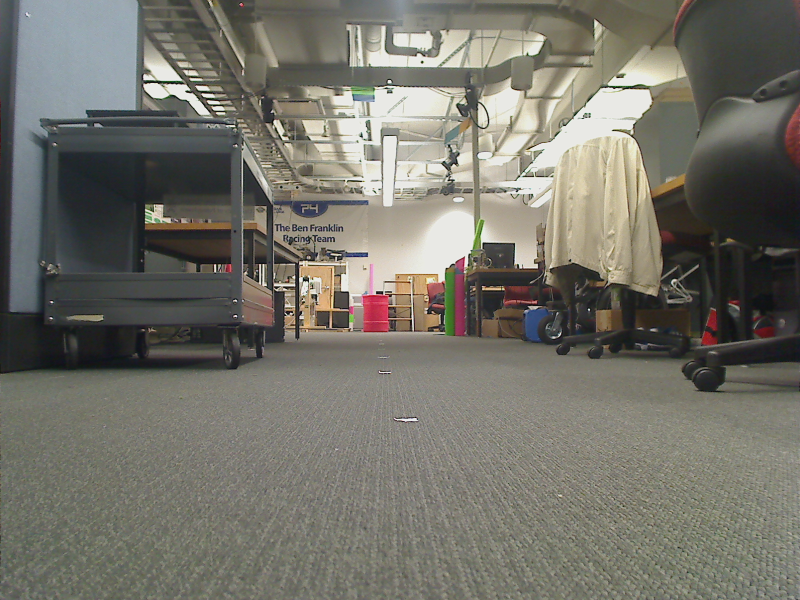
%> input picture data/calibration_set/Image-10m.png, 1600 x 1200 px (shown at 1/2 size)
$ octave --eval "result = myAlgorithm(imread('../data/calibration_set/Image-10m.png'));"   (GNU Octave 9; MATLAB toolbox functions it lacks are replaced by stand-ins)
%> lines starting %> are read from the running program, lines starting %| are printed output that depends on the picture; in (x1, y1, x2, y2) boxes, pixels count from 0 and x2, y2 are one past the last pixel; in counts of white or black regions, pixels touching at a corner belong together; the program's own positions count from 1
function [x y d]=myAlgorithm(im)
szy=size(im,1);
%> szy = 1200
szx=size(im,2);
%> szx = 1600
% Trained Parameters
meanfx=5.5114; %mean focal length in X
meanfy=8.4864; %mean focal length in Y
%Resizing image for faster processing
I=imresize(im,[300 400]);
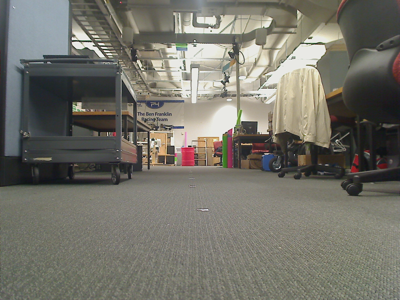
%> I: size 300x400x3 uint8; mean R, G, B 116.4, 114.7, 105.8
%Contrast Adjustment using HSV space
Ihsv=rgb2hsv(I);
%> Ihsv: size 300x400x3 double; mean H, S, V 0.242, 0.132, 0.467
mtmp=mean(mean(Ihsv(:,:,3)));
%> mtmp = 0.467
Ihsv(:,:,3)=imadjust(Ihsv(:,:,3),[0 mtmp],[mtmp 1]);
%> Ihsv: size 300x400x3 double; mean H, S, V 0.242, 0.132, 0.919
Irgb=hsv2rgb(Ihsv);
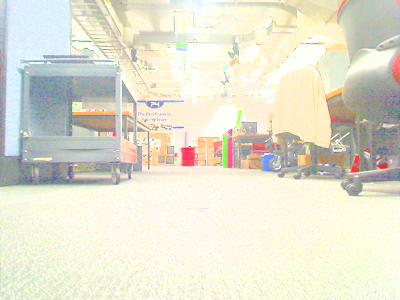
%> Irgb: size 300x400x3 double; mean R, G, B 0.894, 0.885, 0.818
%Applying adaptive histogram equalization on the R channel
Irgb(:,:,1)=adapthisteq(Irgb(:,:,1));
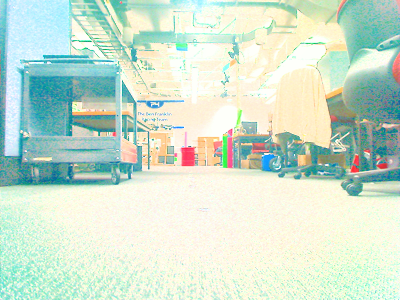
%> Irgb: size 300x400x3 double; mean R, G, B 0.808, 0.885, 0.818
imsz=numel(I(:,:,1));
%> imsz = 120000
Ir=reshape(Irgb(:,:,1),1,imsz);
Ig=reshape(Irgb(:,:,2),1,imsz);
Ib=reshape(Irgb(:,:,3),1,imsz);
Ivec=[Ir;Ig;Ib];
d=size(Ivec,1); %dimension d
%> d = 3
% Use K-Means on processed image
K=5; % #clusters
% Initialize the mean vectors
meanvec=rand(d,K);
% RGB space initialization values between 0-1
% 3 cluster means alone are initialized through training using roipoly
% Rest of the the cluster means are randomnly initialized
meanvec(:,1)=[1; 0.0337; 0.1880]; %Barrel Color
meanvec(:,2)=[0.6;0.0;0.2]; %Brown Close to barrel color
meanvec(:,3)=[1; 0.357; 0.4]; %Chair Red Color
% Assign Clusters
distmat=zeros(1,size(Ivec,2));
thresh=0.01;
idx=zeros(1,size(Ivec,2));
% In K-means the cluster means for the 3 cluster mentioned above are
% limited within range
for j=1:100
    for i=1:K
        tmp=bsxfun(@minus,Ivec,meanvec(:,i));
        distmat(i,:)=sum(tmp.*tmp,1);
    end
    pidx=idx;
    [val idx]=min(distmat,[],1);
    % Compute new mean vectors
    for i=1:K
        tmp=Ivec(:,idx==i);
        meanvec(:,i)=mean(tmp,2);
    end
    if (meanvec(1,1)<0.9 || meanvec(2,1)>0.2)
        meanvec(:,1)=[0.9054; 0.0337; 0.1880];
    end
    if (meanvec(1,2)>0.7 || meanvec(2,2)>0.3)
        meanvec(:,2)=[0.6; 0.0337; 0.1880];
    end
    if (meanvec(1,3)<0.9 || meanvec(2,3)<0.3 || meanvec(2,3)>0.5 || meanvec(3,3)<0.3 || meanvec(3,3)>0.5)
        meanvec(:,3)=[1; 0.337; 0.4];
    end
    if (sum(find(idx-pidx))<500)
        %fprintf('Kmeans convergence achieved %d\n',j);
        break;
    end
end
%> after the loop, meanvec = [0.905 NaN 1 0.931 0.432; 0.0337 NaN 0.337 0.96 0.686; 0.188 NaN 0.4 0.879 0.664]
% Color segment based on mean vector
for i=1:K
    tmp=bsxfun(@minus,Ivec,meanvec(:,i));
    distmat(i,:)=sum(tmp.*tmp,1);
end
tmp=distmat(1,:);
if (mtmp>0.5)
    tmp(tmp>thresh)=1000;
else
    tmp(tmp>0.05)=1000;
end
[val idx]=min(distmat,[],1);
matidx=reshape(idx,size(I,1),size(I,2));
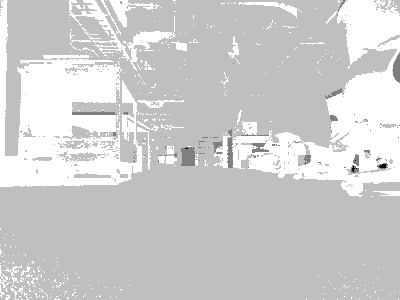
%> matidx: size 300x400 double; min 1, max 5, mean 4.24; drawn with min black and max white
matidx3=matidx;
matidx3(matidx3~=3)=0; % Cluster #3 corresponds to bright red
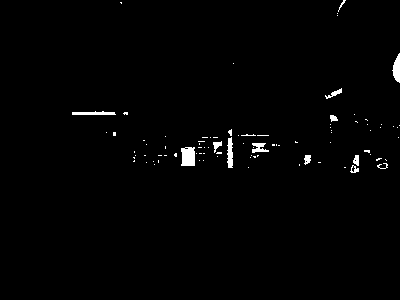
%> matidx3: size 300x400 double; values 0 (black) and 3 (white), 1.1% white; 89 white regions (76 under 20 px), largest, box (x1, y1, x2, y2) and area: (181, 147, 195, 166) 244, (392, 53, 400, 83) 155, (227, 137, 233, 168) 145
matidx3(matidx3==3)=1;
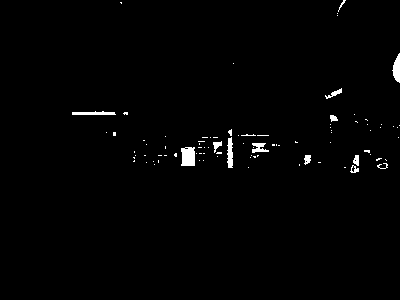
%> matidx3: size 300x400 double; values 0 (black) and 1 (white), 1.1% white; 89 white regions (76 under 20 px), largest, box (x1, y1, x2, y2) and area: (181, 147, 195, 166) 244, (392, 53, 400, 83) 155, (227, 137, 233, 168) 145
matidx(matidx~=1)=0; % Cluster #1 corresponds to normal red
%> matidx: size 300x400 double; values 0 (black) and 1 (white), 0.03% white; 5 white regions (4 under 20 px), largest, box (x1, y1, x2, y2) and area: (379, 164, 386, 168) 23
%imshow(Irgb);
%figure,imshow(matidx);
% Post processing of the obtained black-white image to remove noise
% remove all object containing fewer than 30 pixels
% NORMAL RED MASK
bw = bwareaopen(matidx,10);
% fill a gap in the pen's cap
se = strel('disk',5);
se2 = strel('disk',2);
bw = imclose(bw,se);
bw = imopen(bw,se2);
%> bw: size 300x400 logical; every value is 0
% fill any holes, so that regionprops can be used to estimate
% the area enclosed by each of the boundaries
bw = bwareaopen(bw,100);
bw = imfill(bw,'holes');
%figure,imshow(bw)

% BRIGHT RED MASK
% remove all object containing fewer than 30 pixels
bw3 = bwareaopen(matidx3,10);
% fill a gap in the pen's cap
se = strel('disk',5);
se2 = strel('disk',5);
bw3 = imclose(bw3,se);
%> bw3: size 300x400 logical; 1.4% white; 14 white regions (3 under 20 px), largest, box (x1, y1, x2, y2) and area: (213, 129, 233, 168) 363, (174, 147, 195, 166) 287, (241, 134, 269, 153) 259
bw3 = imopen(bw3,se2);
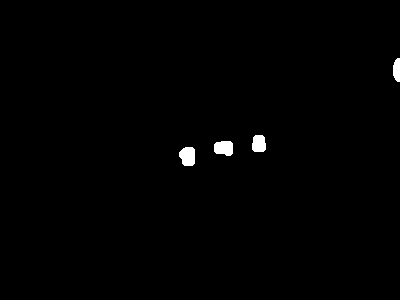
%> bw3: size 300x400 logical; 0.71% white; 4 white regions
% fill any holes, so that regionprops can be used to estimate
% the area enclosed by each of the boundaries
bw3 = bwareaopen(bw3,100);
%bw3 = imfill(bw3,'holes');
%figure,imshow(bw3)
% Estimating Centroid and Depth
[B,L] = bwboundaries(bw,'noholes');
%> L: size 300x400 double; every value is 0
%> B = {}
stats=regionprops(L,'Centroid','Area','BoundingBox','Perimeter','Orientation');
%> stats = 0 regions
prevarea=-1;
prevratio=0;
area=-2;

for k = 1:length(B)
  area = stats(k).Area;
  % compute the roundness metric
  centro=stats(k).Centroid;
  %perimeter=stats(k).Perimeter;
  %metric = 4*pi*area/perimeter^2;
  rect1 = stats(k).BoundingBox;
  ratiowh=max(rect1(3),rect1(4))/min(rect1(3),rect1(4));
  arearect=rect1(3)*rect1(4);
  arearatio=area/arearect;
  %[ratio1 ratiowh area]
  if (arearatio>0.5 && ratiowh>1 && ratiowh<1.9)
      if (arearatio>prevratio)
          prevratio=arearatio;
          prevarea=area;
          rectfin=rect1;
          centrofin=centro;
      elseif (arearatio==prevratio && area>prevarea)
          prevarea=area;
          rectfin=rect1;
          centrofin=centro;
          %orientfin=stats(k).Orientation;
      end
  end
end
%> this loop made 0 passes
%> after the loop, prevarea = -1; prevratio = 0
if (prevarea>0)
    % [5 lines of commented-out code are left out]
    finalcx=centrofin(1);
    finalcy=centrofin(2);
    finalrect=rectfin;
else
    prevarea=-1;
    prevratio=0;
    area=-2;
    [B3,L3] = bwboundaries(bw3,'noholes');
%> L3: size 300x400 double; 5 distinct labels, from 0 to 4
%> B3 = 4 boundaries; box (x1, y1, x2, y2) and points: (214, 141, 233, 156) 54, (179, 147, 195, 166) 53, (393, 58, 400, 82) 51, (252, 135, 266, 152) 49
    stats3=regionprops(L3,'Centroid','Area','BoundingBox','Perimeter');
%> stats3 = 4 regions; box (x1, y1, x2, y2), Area, Centroid and Perimeter: (179, 147, 195, 166) 255 [188.4 156.9] 55.83, (214, 141, 233, 156) 243 [224.5 148.6] 55.53, (252, 135, 266, 152) 210 [259.5 144.3] 50.21, (393, 58, 400, 82) 141 [397.4 70.5] 51.13
    figure,imshow(I)
    for k = 1:length(B3)
      area = stats3(k).Area;
      % compute the roundness metric
      centro=stats3(k).Centroid;
      %perimeter=stats3(k).Perimeter;
      %metric = 4*pi*area/perimeter^2;
      rect1 = stats3(k).BoundingBox;
      arearect=rect1(3)*rect1(4);
      ratiowh=max(rect1(3),rect1(4))/min(rect1(3),rect1(4));
      arearatio=area/arearect;
      %[ratio1 ratiowh area centro]
      if (arearatio>0.5 && ratiowh>1 && ratiowh<1.9)
          if (arearatio>prevratio)
              prevratio=arearatio;
              prevarea=area;
              rectfin=rect1;
              centrofin=centro;
          elseif (arearatio==prevratio && area>prevarea)
              ratiofin=ratiowh;
              prevarea=area;
              rectfin=rect1;
              centrofin=centro;
          end
      end
    end
%> this loop made 4 passes
%> (area, arearect, ratiowh, arearatio, prevratio, prevarea, rectfin, centrofin) on passes 1 to 3: (255, 304, 1.19, 0.839, 0.839, 255, [179.5 147.5 16 19], [188.4 156.9]), (243, 285, 1.27, 0.853, 0.853, 243, [214.5 141.5 19 15], [224.5 148.6]), (210, 238, 1.21, 0.882, 0.882, 210, [252.5 135.5 14 17], [259.5 144.3])
%> (area, centro, rect1, arearect, ratiowh, arearatio) on pass 4: (141, [397.4 70.54], [393.5 58.5 7 24], 168, 3.43, 0.839)
    if (prevarea>0)
        % [5 lines of commented-out code are left out]
        finalcx=centrofin(1);
%> finalcx = 259.5
        finalcy=centrofin(2);
%> finalcy = 144.3
        finalrect=rectfin;
%> finalrect = [252.5 135.5 14 17]
    end
end
d1=16*meanfx/finalrect(3);
%> d1 = 6.3
d2=22*meanfy/finalrect(4);
%> d2 = 10.98
d=(d1+d2)/2;
%> d = 8.64
x=finalcx*(szx/400);
%> x = 1038
y=finalcy*(szy/300);
%> y = 577.4
x=round(x);
y=round(y);
%> y = 577
%> `result = myAlgorithm(imread('../data/calibration_set/Image-10m.png'));`: result = 1038
if (x<0)
    x=1;
elseif (x>szx)
    x=szx;
end
if (y<0)
    y=1;
elseif (y>szy)
    y=szy;
end
end

$ run again, on data/calibration_set/Image-3m.png
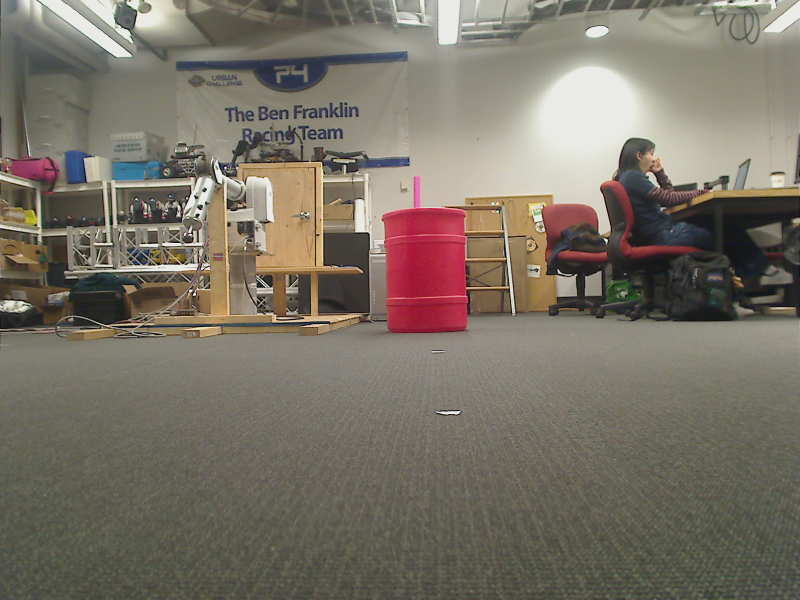
%> input picture data/calibration_set/Image-3m.png, 1600 x 1200 px (shown at 1/2 size)
%> mtmp = 0.481
%> in myAlgorithm, `Irgb(:,:,1)=adapthisteq(Irgb(:,:,1));`:
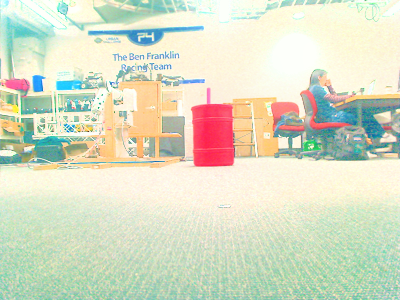
%> Irgb: size 300x400x3 double; mean R, G, B 0.852, 0.87, 0.779
%> imsz = 120000
%> after the loop in myAlgorithm, `for j=1:100`: meanvec = [0.905 0.6 0.966 0.946 0.608; 0.0337 0.0337 0.451 0.937 0.768; 0.188 0.188 0.465 0.833 0.689]
%> L: size 300x400 double; values 0 (black) and 1 (white), 0.81% white; 1 white region
%> B = 1 boundary; box (x1, y1, x2, y2) and points: (199, 112, 225, 166) 127
%> stats = 1 region; box (x1, y1, x2, y2), Area, Centroid, Orientation and Perimeter: (199, 112, 225, 166) 973 [211.5 142.7] -86.88 140.7
%> the loop in myAlgorithm, `for k = 1:length(B)` made 1 pass
%> (area, centro, rect1, ratiowh, arearect, arearatio) on pass 1: (973, [211.5 142.7], [199.5 112.5 26 54], 2.08, 1404, 0.693)
%> after the loop in myAlgorithm, `for k = 1:length(B)`: prevarea = -1; prevratio = 0
%> in myAlgorithm, `[B3,L3] = bwboundaries(bw3,'noholes');`:
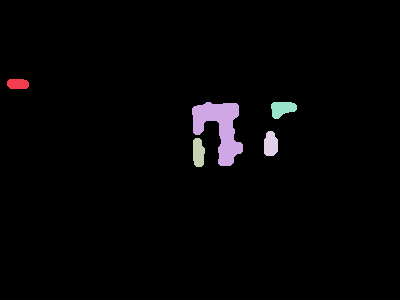
%> L3: size 300x400 double; 6 distinct labels, from 0 to 5; one colour per label, 0 black
%> B3 = 5 boundaries; box (x1, y1, x2, y2) and points: (192, 102, 243, 166) 224, (193, 138, 205, 167) 66, (271, 102, 297, 119) 66, (264, 131, 278, 156) 60, (7, 79, 29, 89) 51
%> stats3 = 5 regions; largest, box (x1, y1, x2, y2), Area, Centroid and Perimeter: (192, 102, 243, 166) 1701 [220.4 128.6] 236.9, (271, 102, 297, 119) 315 [283 109.4] 69.3, (264, 131, 278, 156) 295 [271.3 144.8] 63.12, (193, 138, 205, 167) 290 [199 153.3] 67.96
%> the loop in myAlgorithm, `for k = 1:length(B3)` made 5 passes
%> (area, arearect, ratiowh, arearatio, prevratio, prevarea, rectfin, centrofin) on passes 2, 4: (1701, 3264, 1.25, 0.521, 0.521, 1701, [192.5 102.5 51 64], [220.4 128.6]), (295, 350, 1.79, 0.843, 0.843, 295, [264.5 131.5 14 25], [271.3 144.8])
%> finalcx = 271.3
%> finalcy = 144.8
%> finalrect = [264.5 131.5 14 25]
%> d1 = 6.3
%> d2 = 7.47
%> in myAlgorithm, `d=(d1+d2)/2;`: d = 6.88
%> in myAlgorithm, `x=finalcx*(szx/400);`: x = 1085.2
%> in myAlgorithm, `y=finalcy*(szy/300);`: y = 579.3
%> in myAlgorithm, `x=round(x);`: x = 1085
%> in myAlgorithm, `y=round(y);`: y = 579
%> result = 1085

$ run again, on data/calibration_set/Image-4m.png
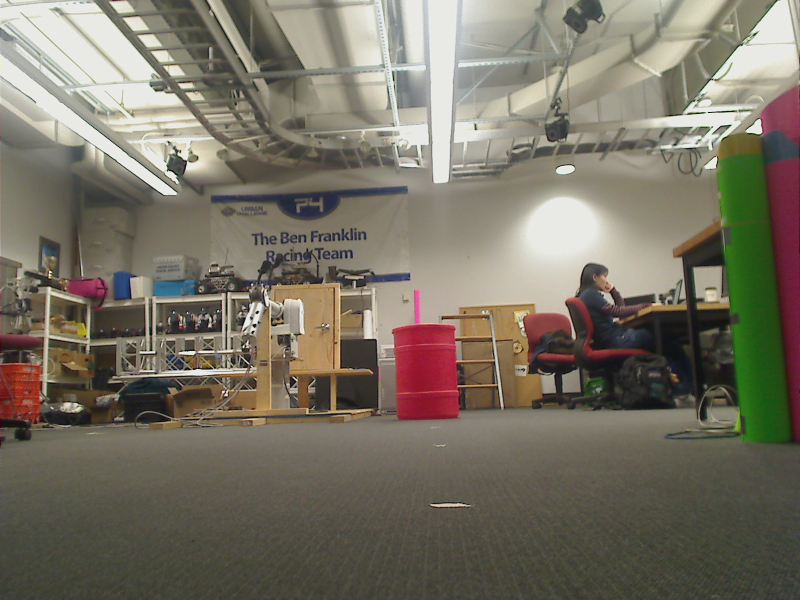
%> input picture data/calibration_set/Image-4m.png, 1600 x 1200 px (shown at 1/2 size)
%> mtmp = 0.481
%> imsz = 120000
%> after the loop in myAlgorithm, `for j=1:100`: meanvec = [0.905 0.6 0.932 0.963 0.597; 0.0337 0.0337 0.434 0.947 0.758; 0.188 0.188 0.461 0.843 0.616]
%> in myAlgorithm, `bw3 = imopen(bw3,se2);`:
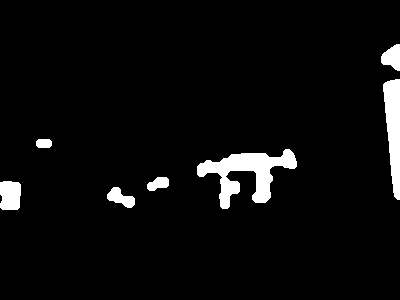
%> bw3: size 300x400 logical; 4.5% white; 7 white regions, largest, box (x1, y1, x2, y2) and area: (197, 149, 297, 209) 2443, (383, 79, 400, 200) 1399, (0, 181, 21, 210) 561
%> L: size 300x400 double; values 0 (black) and 1 (white), 0.79% white; 1 white region
%> B = 1 boundary; box (x1, y1, x2, y2) and points: (200, 163, 228, 209) 117
%> stats = 1 region; box (x1, y1, x2, y2), Area, Centroid, Orientation and Perimeter: (200, 163, 228, 209) 947 [214 189.4] -88.01 123.7
%> the loop in myAlgorithm, `for k = 1:length(B)` made 1 pass
%> (area, ratiowh, arearect, arearatio, prevratio, prevarea, rectfin, centrofin) on pass 1: (947, 1.64, 1288, 0.735, 0.735, 947, [200.5 163.5 28 46], [214 189.4])
%> finalcx = 214
%> finalcy = 189.4
%> finalrect = [200.5 163.5 28 46]
%> d1 = 3.15
%> d2 = 4.06
%> in myAlgorithm, `d=(d1+d2)/2;`: d = 3.6
%> in myAlgorithm, `x=finalcx*(szx/400);`: x = 855.9
%> in myAlgorithm, `y=finalcy*(szy/300);`: y = 757.5
%> in myAlgorithm, `x=round(x);`: x = 856
%> in myAlgorithm, `y=round(y);`: y = 757
%> result = 856
